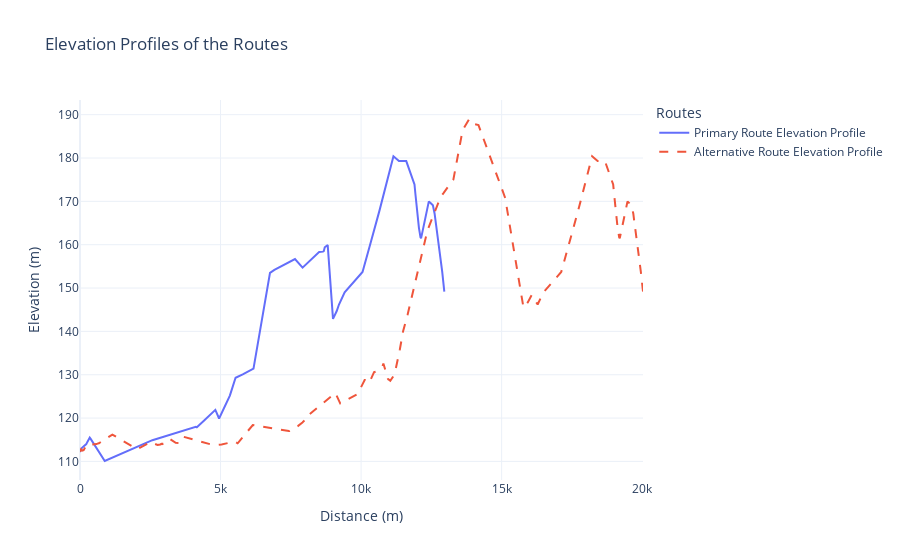

Notebook code cell kept with this figure:
### Code cell
import gpxpy
import plotly.graph_objects as go

# Load the GPX files
route_path = r'C:\Users\relia\Documents\GitHub\Bridges\04_SC_NR\M3430\Route.gpx'
alt_route_path = r'C:\Users\relia\Documents\GitHub\Bridges\04_SC_NR\M3430\Route_alt.gpx'
